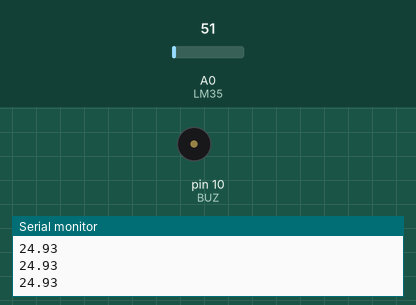
Bench run of a sketch on a simulated Arduino Uno, built with avr-gcc and run on an emulated ATmega328P. Parts: buzzer (waves = sounding, pin HIGH), the last lines printed to the serial monitor. Inputs (shaded band) come from the test bench; at power-on: A0 (LM35) = 51.

Above: at 1.2 s.
1.3 s: A0 (LM35) set to 110
2.8 s: A0 (LM35) set to 128
At 4.0 s:
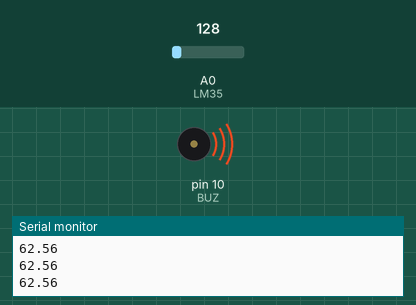
4.3 s: A0 (LM35) set to 112
At 5.5 s:
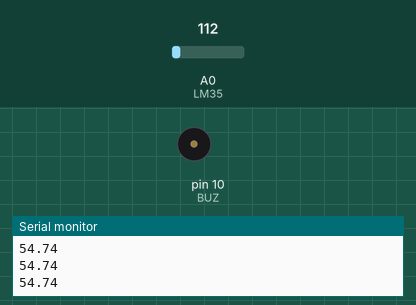
5.8 s: A0 (LM35) set to 163
At 6.9 s:
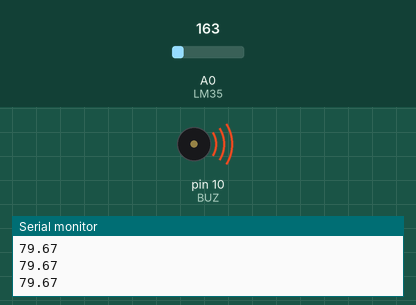
Timing chart, 0 to 8.3 s (numbered marks = the images above; inputs shaded):
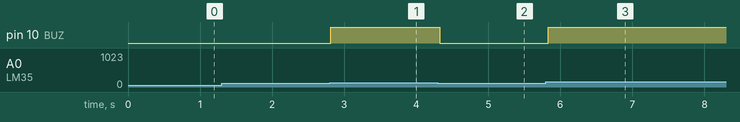

The sketch:

fire_alarm_using_LM35_sensor.ino
```cpp
/*

This code uses the LM35 sensor to create a fire alarm

Connections:

5v in to 1st pin of LM35 ( facing the flat side )
connect the middle pin of LM35 to A0 pin in ardurino
Ground the 3rd pin of LM35

Connect + side of an active buzzer to digital pin 10
Ground the negative pin of the buzzer

The code is going to monitor the tempratour of surrounding and start the alarm
if a fire occurs
*/


// Analog pin of LM35 Temprature sensor
int LM35 = 0;

// Buzzer pin
int BUZ = 10;

// Alarm Temprature in celcius
float TEMP = 60;


void setup() {

  pinMode(BUZ,OUTPUT);
  Serial.begin(9600);

}

void loop() {

  float temp_input = analogRead(LM35) * (5.0/1023.0);
  //float temp_reading = ceil(temp_input *100);
  float temp_reading = temp_input *100; // removed ceil for precies measurement & testing


  if (temp_reading > TEMP){
    digitalWrite(BUZ,255);
  }
  else{
    digitalWrite(BUZ,0); // You can remove this else if you want the buzzer to beep continuesly if fire is detected
  }
  Serial.println(temp_reading);
  delay(100);
}
```

Measured:
- the behaviour switches between 122 and 123 on A0 (LM35) (found by bisection; images 0 and 1)
- after the input at 2.8 s, pin 10 (BUZ): LOW → HIGH at once
- after the input at 4.3 s, pin 10 (BUZ): HIGH → LOW at once
- after the input at 5.8 s, pin 10 (BUZ): LOW → HIGH at once
